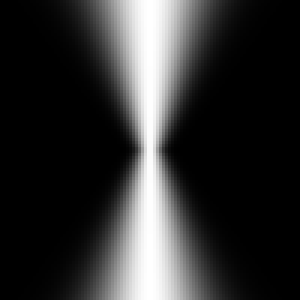
%> input picture test_img.png, 100 x 100 px (shown 3 times larger)
$ octave main.m   (GNU Octave 9; MATLAB toolbox functions it lacks are replaced by stand-ins)
%> lines starting %> are read from the running program, lines starting %| are printed output that depends on the picture
### filterImg.m
function [ imgFilt ] = filterImg( imgOrg, type, varargin )

options = struct( 'hsize', [3 3], ...
	'sigma', 0.5, ...
    'baseline', 0.0, ...
    'baselinetype', 'absolute' );
validProperties = fieldnames( options );

nArgs = length( varargin );
if mod( nArgs, 2 )
    error('getProfileWidth needs propertyName/propertyValue pairs')
end

for pair = reshape( varargin, 2, [] )
   property = lower( pair{1} );
   if any( strcmp( property, validProperties ) )
       options.(property) = pair{2};
   else
       error( '%s is not a recognized property name', property )
   end
end

switch lower(type)
    case 'median value'
        imgFilt = medfilt2( imgOrg, options.hsize );
    case 'smooth'
        win = fspecial( 'gaussian', options.hsize, options.sigma );
        imgFilt = filter2( win, imgOrg );
    case 'base substract'
        switch options.baselinetype
            case 'absolute'
                imgFilt = imgOrg - options.baseline;
            case 'relative'
                imgFilt = imgOrg - options.baseline * max(imgOrg(:));
            otherwise
                error( 'invalid baseline type' );
        end
        imgFilt( imgFilt < 0 ) = 0;
    otherwise
        error( 'Invalid image filter type.' )
end


end

### getProfilePosWidth.m
function [ xMean, width, x1, x2 ] = getProfilePosWidth( x, y, varargin )

options = struct( 'smoothspan', 1, ...
	'baseline', 0, ...
    'baselinetype', 'absolute', ...
	'type', 'rms', ...
    'peakposition', false );
validProperties = fieldnames( options );

nArgs = length( varargin );
if mod( nArgs, 2 )
    error('getProfileWidth needs propertyName/propertyValue pairs')
end

for pair = reshape( varargin, 2, [] )
   property = lower( pair{1} );
   if any( strcmp( property, validProperties ) )
       options.(property) = pair{2};
   else
       error( '%s is not a recognized property name', property )
   end
end

if isrow(x); x = x'; end
if isrow(y); y = y'; end
y = smooth( y, options.smoothspan );
switch options.baselinetype
    case 'absolute'
        y = y - options.baseline;
    case 'relative'
        y = y - max(y(:)) * options.baseline;
    otherwise
        error( 'invalid baseline type!' )
end
y( y<0 ) = 0.0;

w = y/sum(y);
xMean = sum(x.*w);

switch options.type
	case {'rms', 'rms gaussian fitting'}
		width = sqrt( sum( (x-xMean).^2.*w ) );
		x1 = xMean - width;
		x2 = xMean + width;
        if strcmp( options.type, 'rms gaussian fitting' )
            fo = fitoptions( 'Method', 'NonlinearLeastSquares', ...
                'StartPoint', [xMean width^2 max(y) 0], ...
                'Lower', [min(x) 0 0 0], ...
                'Upper', [max(x) (max(x)-min(x))^2 Inf Inf] );
            ft = fittype( 'a*exp(-0.5*(x-mu)^2/s2)+b', ...
                'coefficients', {'mu', 's2', 'a', 'b'}, 'options', fo );
            yfit = fit( x, y, ft );
            xMean = yfit.mu;
            width = sqrt( yfit.s2 );
        end

	case 'fwhm'
		yMax = max(y);
		idx1 = find( y > 0.5 * yMax, 1, 'first' );
		idx2 = find( y > 0.5 * yMax, 1, 'last' );
		x1 = interp1( y( idx1-1:idx1 ), x( idx1-1:idx1 ), 0.5 * yMax );
		x2 = interp1( y( idx2:idx2+1 ), x( idx2:idx2+1 ), 0.5 * yMax );
		width = abs( x2-x1 );

	otherwise
		error( 'invalid type includes rms and fwhm' );
end

if options.peakposition
    xMean = x(y == max(y));
end

end

### main.m
% ==============================
% INPUT SECTION
% ==============================
imgFile = 'test_img.png';

calibValue = [0.5 1e-6]; % [y, x], MeV/pixel for y and m/pixel for x

ifRotateImg = false;

cropRect = [27 1 71 100]; % [y1 x1 y2 x2]

baseline = 0.0;
filterSpan = [3 3];

% settings of beamline
magGrad = [199.2 231.0 284.4]; % [T/m]
magLength = [0.0149 0.0352 0.0196]; % [m]
driftLength = [0.0399109, 0.0354887, 0.0141347, 0.740766]; % [m]

% beam energy at center
centerEne = 100; % [MeV]
centerIndex = 23;
specDir = 1;

dispersion = 'x';

% ==============================
% END OF INPUT SECTION
% ==============================

% read image
imgOrg = imread( imgFile );
%> imgOrg is the input picture: size 100x100 uint8; min 0, max 255, mean 47.8
if ifRotateImg
	imgOrg = imgOrg';
end
img = imgOrg( cropRect(1):cropRect(3), cropRect(2):cropRect(4) );
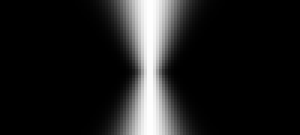
%> img: size 45x100 uint8 (shown 3 times larger); min 0, max 254, mean 30.3

img = filterImg( img, 'median value', 'hsize', filterSpan );
%> the loop in filterImg, `for pair = reshape( varargin, 2, [] )` made 1 pass
%> (pair, property) on pass 1: ({'hsize', [3 3]}, 'hsize')
%> after the loop in filterImg, `for pair = reshape( varargin, 2, [] )`: options = {hsize [3 3], sigma 0.5, baseline 0}
img = filterImg( img, 'smooth', 'hsize', filterSpan );
%> the loop in filterImg (call 2), `for pair = reshape( varargin, 2, [] )` made 1 pass
img = filterImg( img, 'base substract', 'baselinetype', 'relative', 'baseline', baseline );

imagesc( img )
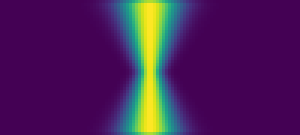
%> displayed picture: size 45x100x3, on the screen's scale of 0 to 255 (shown 3 times larger); mean R, G, B 75.3, 32.6, 89.1

nSamples = size( img, 1 );
%> nSamples = 45
nPoints = size( img, 2 );
%> nPoints = 100
sigma = zeros( nSamples, 1 );
xgrid = (1:nPoints) * calibValue(2);
%> xgrid = 100 values from 1e-06 to 0.0001
%> the run ends on the next line

for ii = 1:nSamples
	lineout = double( img(ii,:) );
	[~, sigma(ii)] = getProfilePosWidth( xgrid * 1e3, lineout, 'type', 'rms gaussian fitting' );
